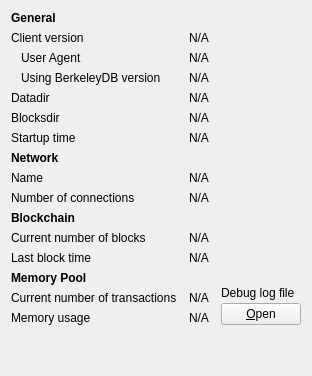
     <widget class="QWidget" name="tab_info">
      <attribute name="title">
       <string>&amp;Information</string>
      </attribute>
      <layout class="QGridLayout" name="gridLayout" columnstretch="0,1,0">
       <property name="horizontalSpacing">
        <number>12</number>
       </property>
       <item row="0" column="0">
        <widget class="QLabel" name="labelGeneral">
         <property name="font">
          <font>
           <weight>75</weight>
           <bold>true</bold>
          </font>
         </property>
         <property name="text">
          <string>General</string>
         </property>
        </widget>
       </item>
       <item row="1" column="0">
        <widget class="QLabel" name="label_6">
         <property name="text">
          <string>Client version</string>
         </property>
        </widget>
       </item>
       <item row="1" column="1" colspan="2">
        <widget class="QLabel" name="clientVersion">
         <property name="cursor">
          <cursorShape>IBeamCursor</cursorShape>
         </property>
         <property name="text">
          <string>N/A</string>
         </property>
         <property name="textFormat">
          <enum>Qt::PlainText</enum>
         </property>
         <property name="textInteractionFlags">
          <set>Qt::LinksAccessibleByMouse|Qt::TextSelectableByMouse</set>
         </property>
        </widget>
       </item>
       <item row="2" column="0">
        <widget class="QLabel" name="labelClientUserAgent">
         <property name="text">
          <string>User Agent</string>
         </property>
         <property name="indent">
          <number>10</number>
         </property>
        </widget>
       </item>
       <item row="2" column="1" colspan="2">
        <widget class="QLabel" name="clientUserAgent">
         <property name="cursor">
          <cursorShape>IBeamCursor</cursorShape>
         </property>
         <property name="text">
          <string>N/A</string>
         </property>
         <property name="textFormat">
          <enum>Qt::PlainText</enum>
         </property>
         <property name="textInteractionFlags">
          <set>Qt::LinksAccessibleByMouse|Qt::TextSelectableByMouse</set>
         </property>
        </widget>
       </item>
       <item row="3" column="0">
        <widget class="QLabel" name="label_berkeleyDBVersion">
         <property name="text">
          <string>Using BerkeleyDB version</string>
         </property>
         <property name="indent">
          <number>10</number>
         </property>
        </widget>
       </item>
       <item row="3" column="1" colspan="2">
        <widget class="QLabel" name="berkeleyDBVersion">
         <property name="cursor">
          <cursorShape>IBeamCursor</cursorShape>
         </property>
         <property name="text">
          <string>N/A</string>
         </property>
         <property name="textFormat">
          <enum>Qt::PlainText</enum>
         </property>
         <property name="textInteractionFlags">
          <set>Qt::LinksAccessibleByMouse|Qt::TextSelectableByMouse</set>
         </property>
        </widget>
       </item>
       <item row="4" column="0">
        <widget class="QLabel" name="label_12">
         <property name="text">
          <string>Datadir</string>
         </property>
        </widget>
       </item>
       <item row="4" column="1" colspan="2">
        <widget class="QLabel" name="dataDir">
         <property name="cursor">
          <cursorShape>IBeamCursor</cursorShape>
         </property>
         <property name="toolTip">
          <string>To specify a non-default location of the data directory use the '%1' option.</string>
         </property>
         <property name="text">
          <string>N/A</string>
         </property>
         <property name="textFormat">
          <enum>Qt::PlainText</enum>
         </property>
         <property name="wordWrap">
          <bool>true</bool>
         </property>
         <property name="textInteractionFlags">
          <set>Qt::LinksAccessibleByMouse|Qt::TextSelectableByMouse</set>
         </property>
        </widget>
       </item>
       <item row="5" column="0">
        <widget class="QLabel" name="label_11">
         <property name="text">
          <string>Blocksdir</string>
         </property>
        </widget>
       </item>
       <item row="5" column="1" colspan="2">
        <widget class="QLabel" name="blocksDir">
         <property name="cursor">
          <cursorShape>IBeamCursor</cursorShape>
         </property>
         <property name="toolTip">
          <string>To specify a non-default location of the blocks directory use the '%1' option.</string>
         </property>
         <property name="text">
          <string>N/A</string>
         </property>
         <property name="textFormat">
          <enum>Qt::PlainText</enum>
         </property>
         <property name="wordWrap">
          <bool>true</bool>
         </property>
         <property name="textInteractionFlags">
          <set>Qt::LinksAccessibleByMouse|Qt::TextSelectableByMouse</set>
         </property>
        </widget>
       </item>
       <item row="6" column="0">
        <widget class="QLabel" name="label_13">
         <property name="text">
          <string>Startup time</string>
         </property>
        </widget>
       </item>
       <item row="6" column="1" colspan="2">
        <widget class="QLabel" name="startupTime">
         <property name="cursor">
          <cursorShape>IBeamCursor</cursorShape>
         </property>
         <property name="text">
          <string>N/A</string>
         </property>
         <property name="textFormat">
          <enum>Qt::PlainText</enum>
         </property>
         <property name="textInteractionFlags">
          <set>Qt::LinksAccessibleByMouse|Qt::TextSelectableByMouse</set>
         </property>
        </widget>
       </item>
       <item row="7" column="0">
        <widget class="QLabel" name="labelNetwork">
         <property name="font">
          <font>
           <weight>75</weight>
           <bold>true</bold>
          </font>
         </property>
         <property name="text">
          <string>Network</string>
         </property>
        </widget>
       </item>
       <item row="8" column="0">
        <widget class="QLabel" name="label_8">
         <property name="text">
          <string>Name</string>
         </property>
        </widget>
       </item>
       <item row="8" column="1" colspan="2">
        <widget class="QLabel" name="networkName">
         <property name="cursor">
          <cursorShape>IBeamCursor</cursorShape>
         </property>
         <property name="text">
          <string>N/A</string>
         </property>
         <property name="textFormat">
          <enum>Qt::PlainText</enum>
         </property>
         <property name="textInteractionFlags">
          <set>Qt::LinksAccessibleByMouse|Qt::TextSelectableByMouse</set>
         </property>
        </widget>
       </item>
       <item row="9" column="0">
        <widget class="QLabel" name="label_7">
         <property name="text">
          <string>Number of connections</string>
         </property>
        </widget>
       </item>
       <item row="9" column="1" colspan="2">
        <widget class="QLabel" name="numberOfConnections">
         <property name="cursor">
          <cursorShape>IBeamCursor</cursorShape>
         </property>
         <property name="text">
          <string>N/A</string>
         </property>
         <property name="textFormat">
          <enum>Qt::PlainText</enum>
         </property>
         <property name="textInteractionFlags">
          <set>Qt::LinksAccessibleByMouse|Qt::TextSelectableByMouse</set>
         </property>
        </widget>
       </item>
       <item row="10" column="0">
        <widget class="QLabel" name="labelBlockChain">
         <property name="font">
          <font>
           <weight>75</weight>
           <bold>true</bold>
          </font>
         </property>
         <property name="text">
          <string>Blockchain</string>
         </property>
        </widget>
       </item>
       <item row="11" column="0">
        <widget class="QLabel" name="label_3">
         <property name="text">
          <string>Current number of blocks</string>
         </property>
        </widget>
       </item>
       <item row="11" column="1" colspan="2">
        <widget class="QLabel" name="numberOfBlocks">
         <property name="cursor">
          <cursorShape>IBeamCursor</cursorShape>
         </property>
         <property name="text">
          <string>N/A</string>
         </property>
         <property name="textFormat">
          <enum>Qt::PlainText</enum>
         </property>
         <property name="textInteractionFlags">
          <set>Qt::LinksAccessibleByMouse|Qt::TextSelectableByMouse</set>
         </property>
        </widget>
       </item>
       <item row="12" column="0">
        <widget class="QLabel" name="labelLastBlockTime">
         <property name="text">
          <string>Last block time</string>
         </property>
        </widget>
       </item>
       <item row="12" column="1" colspan="2">
        <widget class="QLabel" name="lastBlockTime">
         <property name="cursor">
          <cursorShape>IBeamCursor</cursorShape>
         </property>
         <property name="text">
          <string>N/A</string>
         </property>
         <property name="textFormat">
          <enum>Qt::PlainText</enum>
         </property>
         <property name="textInteractionFlags">
          <set>Qt::LinksAccessibleByMouse|Qt::TextSelectableByMouse</set>
         </property>
        </widget>
       </item>
       <item row="13" column="0">
        <widget class="QLabel" name="labelMempoolTitle">
         <property name="font">
          <font>
           <weight>75</weight>
           <bold>true</bold>
          </font>
         </property>
         <property name="text">
          <string>Memory Pool</string>
         </property>
        </widget>
       </item>
       <item row="14" column="0">
        <widget class="QLabel" name="labelNumberOfTransactions">
         <property name="text">
          <string>Current number of transactions</string>
         </property>
        </widget>
       </item>
       <item row="14" column="1">
        <widget class="QLabel" name="mempoolNumberTxs">
         <property name="cursor">
          <cursorShape>IBeamCursor</cursorShape>
         </property>
         <property name="text">
          <string>N/A</string>
         </property>
         <property name="textFormat">
          <enum>Qt::PlainText</enum>
         </property>
         <property name="textInteractionFlags">
          <set>Qt::LinksAccessibleByMouse|Qt::TextSelectableByMouse</set>
         </property>
        </widget>
       </item>
       <item row="15" column="0">
        <widget class="QLabel" name="labelMemoryUsage">
         <property name="text">
          <string>Memory usage</string>
         </property>
        </widget>
       </item>
       <item row="15" column="1">
        <widget class="QLabel" name="mempoolSize">
         <property name="cursor">
          <cursorShape>IBeamCursor</cursorShape>
         </property>
         <property name="text">
          <string>N/A</string>
         </property>
         <property name="textFormat">
          <enum>Qt::PlainText</enum>
         </property>
         <property name="textInteractionFlags">
          <set>Qt::LinksAccessibleByMouse|Qt::TextSelectableByMouse</set>
         </property>
        </widget>
       </item>
       <item row="13" column="2" rowspan="3">
        <layout class="QVBoxLayout" name="verticalLayoutDebugButton">
         <property name="spacing">
          <number>3</number>
         </property>
         <item>
          <spacer name="verticalSpacer_2">
           <property name="orientation">
            <enum>Qt::Vertical</enum>
           </property>
           <property name="sizeHint" stdset="0">
            <size>
             <width>10</width>
             <height>5</height>
            </size>
           </property>
          </spacer>
         </item>
         <item>
          <widget class="QLabel" name="labelDebugLogfile">
           <property name="text">
            <string>Debug log file</string>
           </property>
          </widget>
         </item>
         <item>
          <widget class="BitStashPushButton" name="openDebugLogfileButton">
           <property name="toolTip">
            <string>Open the %1 debug log file from the current data directory. This can take a few seconds for large log files.</string>
           </property>
           <property name="text">
            <string>&amp;Open</string>
           </property>
           <property name="autoDefault">
            <bool>false</bool>
           </property>
          </widget>
         </item>
        </layout>
       </item>
       <item row="16" column="0">
        <spacer name="verticalSpacer">
         <property name="orientation">
          <enum>Qt::Vertical</enum>
         </property>
         <property name="sizeHint" stdset="0">
          <size>
           <width>20</width>
           <height>40</height>
          </size>
         </property>
        </spacer>
       </item>
      </layout>
     </widget>
